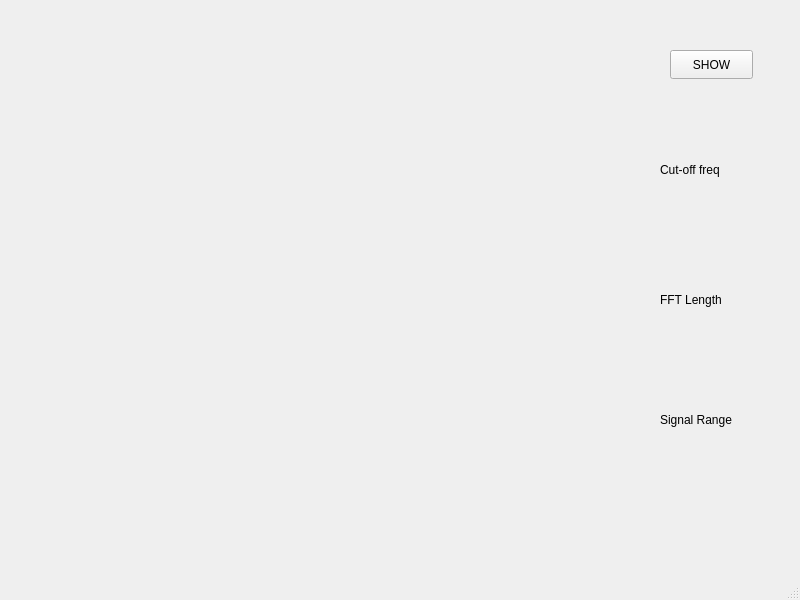
<?xml version="1.0" encoding="UTF-8"?>
<ui version="4.0">
 <class>MainWindow</class>
 <widget class="QMainWindow" name="MainWindow">
  <property name="geometry">
   <rect>
    <x>0</x>
    <y>0</y>
    <width>800</width>
    <height>600</height>
   </rect>
  </property>
  <property name="windowTitle">
   <string>MainWindow</string>
  </property>
  <widget class="QWidget" name="centralwidget">
   <widget class="QPushButton" name="pbShow">
    <property name="geometry">
     <rect>
      <x>670</x>
      <y>50</y>
      <width>83</width>
      <height>29</height>
     </rect>
    </property>
    <property name="text">
     <string>SHOW</string>
    </property>
   </widget>
   <widget class="gui_fft" name="widgetSignal" native="true">
    <property name="geometry">
     <rect>
      <x>130</x>
      <y>40</y>
      <width>361</width>
      <height>111</height>
     </rect>
    </property>
   </widget>
   <widget class="gui_fft" name="widgetFFTAbs" native="true">
    <property name="geometry">
     <rect>
      <x>130</x>
      <y>200</y>
      <width>361</width>
      <height>121</height>
     </rect>
    </property>
   </widget>
   <widget class="gui_fft" name="widgetFFTLog" native="true">
    <property name="geometry">
     <rect>
      <x>130</x>
      <y>380</y>
      <width>361</width>
      <height>131</height>
     </rect>
    </property>
   </widget>
   <widget class="QLabel" name="leCutOff">
    <property name="geometry">
     <rect>
      <x>660</x>
      <y>160</y>
      <width>91</width>
      <height>20</height>
     </rect>
    </property>
    <property name="text">
     <string>Cut-off freq</string>
    </property>
   </widget>
   <widget class="QLabel" name="leFFTLength">
    <property name="geometry">
     <rect>
      <x>660</x>
      <y>290</y>
      <width>91</width>
      <height>20</height>
     </rect>
    </property>
    <property name="text">
     <string>FFT Length</string>
    </property>
   </widget>
   <widget class="QLabel" name="leSignalRange">
    <property name="geometry">
     <rect>
      <x>660</x>
      <y>410</y>
      <width>101</width>
      <height>20</height>
     </rect>
    </property>
    <property name="text">
     <string>Signal Range</string>
    </property>
   </widget>
  </widget>
  <widget class="QMenuBar" name="menubar">
   <property name="geometry">
    <rect>
     <x>0</x>
     <y>0</y>
     <width>800</width>
     <height>25</height>
    </rect>
   </property>
  </widget>
  <widget class="QStatusBar" name="statusbar"/>
 </widget>
 <customwidgets>
  <customwidget>
   <class>gui_fft</class>
   <extends>QWidget</extends>
   <header>gui_fft.h</header>
   <container>1</container>
  </customwidget>
 </customwidgets>
 <resources/>
 <connections/>
</ui>
